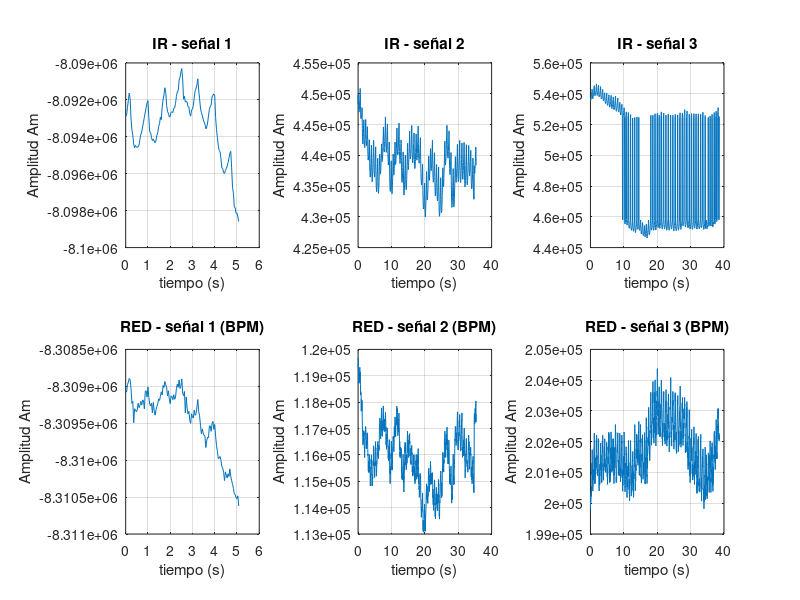
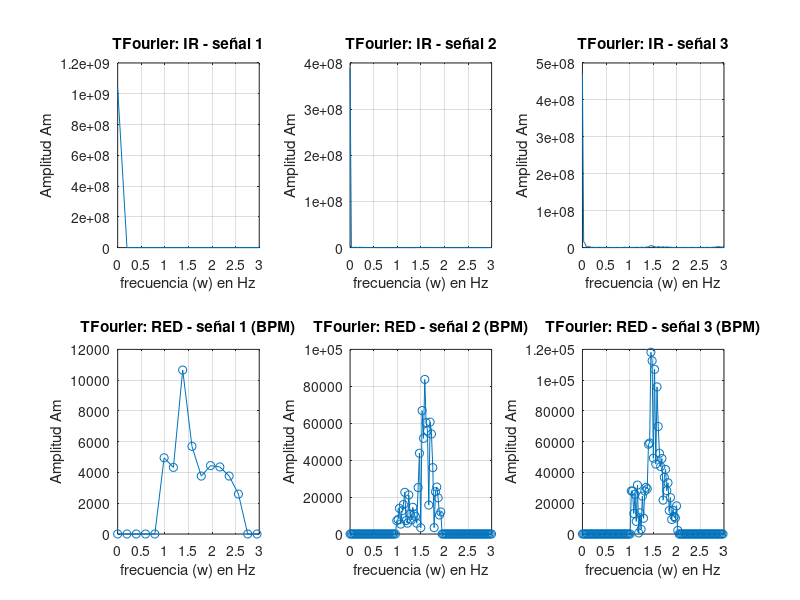

The MATLAB script that drew these images, in order:
%%%%%%%%%%%%%%%% P5 de DSP's: "CÁLCULO DEL RITMO CARDIACO %%%%%%%%%%%%%%%%%
%                  Y DEL NIVEL DE OXÍGENO EN LA SANGRE"                   %
%                                                                         %
%   Realizar el cálculo del ritmo cardiaco y del nivel de saturación del  %
% oxígeno en la sangre, procesando las señales correspondientes en MatLab %
%%%%%%%%%%%%%%%%%%%%%%%%%%%%%%%%%%%%%%%%%%%%%%%%%%%%%%%%%%%%%%%%%%%%%%%%%%%

clear all;
close all;

%%%%%%%%%%%%%%%%%%%%%%%%%%%%%%%%  DEFINES  %%%%%%%%%%%%%%%%%%%%%%%%%%%%%%%%
MORE_POINTS = 1;    % Factor para definir mayor número de puntos en la TF
ZOOM_TF1 = 3;  % Para un acercamiento a la gráfica, esperamos f0 = 1.25Hz
ZOOM_TF2 = 3;  % Para un acercamiento a la gráfica, esperamos f0 = 1.25Hz
ZOOM_TF3 = 3;  % Para un acercamiento a la gráfica, esperamos f0 = 1.25Hz
%%%%%%%%%%%%%%%%%%%%%%%%%%%%%%%%%%%%%%%%%%%%%%%%%%%%%%%%%%%%%%%%%%%%%%%%%%%



%%%%%%%%%%%%% Lectura de los  3 archivos .mat proporcionados %%%%%%%%%%%%%%  
%%%%%%%%%%%%%%    con sus 3 variables: fs,  x_ir  y  x_red  %%%%%%%%%%%%%%%
Struct_oxi1 = load('oxi1.mat');
Struct_oxi2 = load('oxi2.mat');
Struct_oxi3 = load('oxi3.mat');

Fs = Struct_oxi1.fs;
fprintf('Valor de frecuencia de muestreo: ');	disp(Fs);

sizeOxi1 = length(Struct_oxi1.x_ir);      % Es igual a: x_red
sizeOxi2 = length(Struct_oxi2.x_ir);      % Es igual a: x_red
sizeOxi3 = length(Struct_oxi3.x_ir);      % Es igual a: x_red

fprintf('Tamaño del arreglo Oxi1:  ');      disp(sizeOxi1);
fprintf('Tamaño del arreglo Oxi2:  ');      disp(sizeOxi2);
fprintf('Tamaño del arreglo Oxi3:  ');      disp(sizeOxi3);

step = 1/Fs;          % Paso de tiempo de 1/25Hz = 40ms
t1 = 0:step:(step*(sizeOxi1-1)); % Duración de n muestras en segundos: Oxi1
t2 = 0:step:(step*(sizeOxi2-1)); % Duración de n muestras en segundos: Oxi2
t3 = 0:step:(step*(sizeOxi3-1)); % Duración de n muestras en segundos: Oxi3
%%%%%%%%%%%%%%%%%%%%%%%%%%%%%%%%%%%%%%%%%%%%%%%%%%%%%%%%%%%%%%%%%%%%%%%%%%%



%%%%%%%%%%%%%%%%%%%%%%%% TRANSFORMADAS DE FOURIER %%%%%%%%%%%%%%%%%%%%%%%%%
nfft1 = sizeOxi1*MORE_POINTS;   % el numero de puntos de la fft
step1_W = Fs/(nfft1-1);   % frecuencia de muestreo / numero de puntos de TF

% Construccion del vector de frecuencias para usar en plot()
dom1_W  = 0 : step1_W : Fs; % Escala de frecuencia en "Hz"

% Primero se obtiene la magnitud de la transformada de Fourier FFT; de
% manera que el largo de la FFT sea nfft 
X_ir1_w   = abs( fft(Struct_oxi1.x_ir, nfft1) );
X_red1_w  = abs( fft(Struct_oxi1.x_red,nfft1) );
% - - - - - - - - - - - - - - - - - - - - - - - - - - - - - - - - - - - - %
nfft2 = sizeOxi2*MORE_POINTS;   % el numero de puntos de la fft
step2_W = Fs/(nfft2-1);   % frecuencia de muestreo / numero de puntos de TF

% Construccion del vector de frecuencias para usar en plot()
dom2_W  = 0 : step2_W : Fs; % Escala de frecuencia en "Hz"

% Primero se obtiene la magnitud de la transformada de Fourier FFT; de
% manera que el largo de la FFT sea nfft 
X_ir2_w   = abs( fft(Struct_oxi2.x_ir, nfft2) );
X_red2_w  = abs( fft(Struct_oxi2.x_red,nfft2) );
% - - - - - - - - - - - - - - - - - - - - - - - - - - - - - - - - - - - - %
nfft3 = sizeOxi3*MORE_POINTS;   % el numero de puntos de la fft
step3_W = Fs/(nfft3-1);   % frecuencia de muestreo / numero de puntos de TF

% Construccion del vector de frecuencias para usar en plot()
dom3_W  = 0 : step3_W : Fs; % Escala de frecuencia en "Hz"

% Primero se obtiene la magnitud de la transformada de Fourier FFT; de
% manera que el largo de la FFT sea nfft 
X_ir3_w   = abs( fft(Struct_oxi3.x_ir, nfft3) );
X_red3_w  = abs( fft(Struct_oxi3.x_red,nfft3) );
%%%%%%%%%%%%%%%%%%%%%%%%%%%%%%%%%%%%%%%%%%%%%%%%%%%%%%%%%%%%%%%%%%%%%%%%%%%



%%%%%%%%%%%%%%%%% BÚSQUEDA DEL RITMO CARDIACO EN BPM y BPS %%%%%%%%%%%%%%%%
fprintf('Valores TF red1: 1 - 10');
X_red1_w(1:10)
fprintf(' - Eliminamos los primeros  5 componentes de TF \n');
X_red1_w(1:5) = 0;
fprintf('Valores TF red1: 1 - 10');
X_red1_w(1:10)
fprintf(' - Eliminamos los ultimos componentes: "Pasabanda Manual" \n\n');
X_red1_w(15:nfft1) = 0;

fprintf('Valores TF red2: 1 - 10 \n ');
X_red2_w(1:10);
fprintf(' - Eliminamos los primeros 35 componentes de TF \n');
X_red2_w(1:35) = 0;
fprintf('Valores TF red2: 1 - 10 \n ');
X_red2_w(1:10);
fprintf(' - Eliminamos los ultimos componentes: "Pasabanda Manual" \n\n');
X_red2_w(70:nfft2) = 0;

fprintf('Valores TF red3: 1 - 10 \n ');
X_red3_w(1:10);
fprintf(' - Eliminamos los primeros 40 componentes de TF \n');
X_red3_w(1:40) = 0;
fprintf('Valores TF red3: 1 - 10 \n ');
X_red3_w(1:10);
fprintf(' - Eliminamos los ultimos componentes: "Pasabanda Manual" \n\n');
X_red3_w(80:nfft3) = 0;

PICO_red1 = max(X_red1_w);
PICO_red2 = max(X_red2_w);
PICO_red3 = max(X_red3_w);

BPS_red1 = 0;
BPS_red2 = 0;
BPS_red3 = 0;

% Busqueda en la TF de la frecuencia a la que pertenezca cada Pico_red"n"
disp('Waiting please MatLab is processing: Búsqueda de f(Hz)-> Pico_red1');
for n=1 : 1 : nfft1
    if(X_red1_w(n) == PICO_red1)
        % Encontramos la f(Hz) a la que pertenece el Pico_1
        BPS_red1 = dom1_W(n);
    end
end

% Busqueda en la TF de la frecuencia a la que pertenezca cada Pico_red"n"
disp('Waiting please MatLab is processing: Búsqueda de f(Hz)-> Pico_red2');
for n=1 : 1 : nfft2
    if(X_red2_w(n) == PICO_red2)
        % Encontramos la f(Hz) a la que pertenece el Pico_2
        BPS_red2 = dom2_W(n);
    end
end

% Busqueda en la TF de la frecuencia a la que pertenezca cada Pico_red"n"
disp('Waiting please MatLab is processing: Búsqueda de f(Hz)-> Pico_red3');
for n=1 : 1 : nfft3
    if(X_red3_w(n) == PICO_red3)
        % Encontramos la f(Hz) a la que pertenece el Pico_3
        BPS_red3 = dom3_W(n);
    end
end
%%%%%%%%%%%%%%%%%%%%%%%%%%%%%%%%%%%%%%%%%%%%%%%%%%%%%%%%%%%%%%%%%%%%%%%%%%%



%%%%%%%%%%%%%%%%%%%%%%% IMPRESIÓN DE RITMO CARDIACO %%%%%%%%%%%%%%%%%%%%%%%
BPM_red1 = BPS_red1*60;
BPM_red2 = BPS_red2*60;
BPM_red3 = BPS_red3*60;

disp(' + Resultados para el cálculo del Ritmo Cardiaco (Latidos/tiempo):');
fprintf('Signal 1 -> BPSec = %.2fHz - BPMin = %.2f \n',BPS_red1, BPM_red1);
fprintf('Signal 2 -> BPSec = %.2fHz - BPMin = %.2f \n',BPS_red2, BPM_red2);
fprintf('Signal 3 -> BPSec = %.2fHz - BPMin = %.2f \n',BPS_red3, BPM_red3);
%%%%%%%%%%%%%%%%%%%%%%%%%%%%%%%%%%%%%%%%%%%%%%%%%%%%%%%%%%%%%%%%%%%%%%%%%%%



%%%%%%%%%%%%%%%%%%%%%%%%%%%%%%%%%%%%%%%%%%%%%%%%%%%%%%%%%%%%%%%%%%%%%%%%%%%
% Se GRAFICA las salidas de cada uno de los 3 archivos originales
figure(1);  % Grafica de la señal orginal de cada archivo
subplot(2, 3, 1) % Varias Graficas (2 filas, 3 columnas, 1ra posición)
plot(t1,Struct_oxi1.x_ir)  % Señal original: Oxi1
title('IR - señal 1') % Titulo del gráfico
xlabel('tiempo (s)') % Nombre del eje X
ylabel('Amplitud Am')% Nombre del eje Y
grid on % Cuadrícula Activada

subplot(2, 3, 4) % Varias Graficas (2 filas, 3 columnas, 4ta posición)
plot(t1,Struct_oxi1.x_red)  % Señal original: Oxi1
title('RED - señal 1 (BPM)') % Titulo del gráfico
xlabel('tiempo (s)') % Nombre del eje X
ylabel('Amplitud Am')% Nombre del eje Y
grid on % Cuadrícula Activada

subplot(2, 3, 2) % Varias Graficas (2 filas, 3 columnas, 2da posición)
plot(t2,Struct_oxi2.x_ir)  % Señal original: Oxi2
title('IR - señal 2') % Titulo del gráfico
xlabel('tiempo (s)') % Nombre del eje X
ylabel('Amplitud Am')% Nombre del eje Y
grid on % Cuadrícula Activada

subplot(2, 3, 5) % Varias Graficas (2 filas, 3 columnas, 5ta posición)
plot(t2,Struct_oxi2.x_red)  % Señal original: Oxi2
title('RED - señal 2 (BPM)') % Titulo del gráfico
xlabel('tiempo (s)') % Nombre del eje X
ylabel('Amplitud Am')% Nombre del eje Y
grid on % Cuadrícula Activada

subplot(2, 3, 3) % Varias Graficas (2 filas, 3 columnas, 3ra posición)
plot(t3,Struct_oxi3.x_ir)  % Señal original: Oxi3
title('IR - señal 3') % Titulo del gráfico
xlabel('tiempo (s)') % Nombre del eje X
ylabel('Amplitud Am')% Nombre del eje Y
grid on % Cuadrícula Activada

subplot(2, 3, 6) % Varias Graficas (2 filas, 3 columnas, 6ta posición)
plot(t3,Struct_oxi3.x_red)  % Señal original: Oxi3
title('RED - señal 3 (BPM)') % Titulo del gráfico
xlabel('tiempo (s)') % Nombre del eje X
ylabel('Amplitud Am')% Nombre del eje Y
grid on % Cuadrícula Activada
% - - - - - - - - - - - - - - - - - - - - - - - - - - - - - - - - - - - - %
% Se GRAFICA las TF para cada uno de los 3 archivos originales
figure(2);  % TF de cada señal de cada archivo
subplot(2, 3, 1) % Varias Graficas (2 filas, 3 columnas, 1ra posición)
plot(dom1_W,X_ir1_w)  % Señal original: Oxi1
xlim([0 ZOOM_TF1])  % Hacer un zoom al espectro, ver los armonicos y la f0
title('TFourier: IR - señal 1') % Titulo del gráfico
xlabel('frecuencia (w) en Hz') % Nombre del eje X
ylabel('Amplitud Am')          % Nombre del eje Y
grid on % Cuadrícula Activada

subplot(2, 3, 4) % Varias Graficas (2 filas, 3 columnas, 4ta posición)
plot(dom1_W,X_red1_w, '-o')  % Señal original: Oxi1
xlim([0 ZOOM_TF1])  % Hacer un zoom al espectro, ver los armonicos y la f0
title('TFourier: RED - señal 1 (BPM)') % Titulo del gráfico
xlabel('frecuencia (w) en Hz') % Nombre del eje X
ylabel('Amplitud Am')          % Nombre del eje Y
grid on % Cuadrícula Activada

subplot(2, 3, 2) % Varias Graficas (2 filas, 3 columnas, 2da posición)
plot(dom2_W,X_ir2_w)  % Señal original: Oxi2
xlim([0 ZOOM_TF2])  % Hacer un zoom al espectro, ver los armonicos y la f0
title('TFourier: IR - señal 2') % Titulo del gráfico
xlabel('frecuencia (w) en Hz') % Nombre del eje X
ylabel('Amplitud Am')          % Nombre del eje Y
grid on % Cuadrícula Activada

subplot(2, 3, 5) % Varias Graficas (2 filas, 3 columnas, 5ta posición)
plot(dom2_W,X_red2_w, '-o')  % Señal original: Oxi2
xlim([0 ZOOM_TF2])  % Hacer un zoom al espectro, ver los armonicos y la f0
title('TFourier: RED - señal 2 (BPM)') % Titulo del gráfico
xlabel('frecuencia (w) en Hz') % Nombre del eje X
ylabel('Amplitud Am')          % Nombre del eje Y
grid on % Cuadrícula Activada

subplot(2, 3, 3) % Varias Graficas (2 filas, 3 columnas, 3ra posición)
plot(dom3_W,X_ir3_w)  % Señal original: Oxi3
xlim([0 ZOOM_TF3])  % Hacer un zoom al espectro, ver los armonicos y la f0
title('TFourier: IR - señal 3') % Titulo del gráfico
xlabel('frecuencia (w) en Hz') % Nombre del eje X
ylabel('Amplitud Am')          % Nombre del eje Y
grid on % Cuadrícula Activada

subplot(2, 3, 6) % Varias Graficas (2 filas, 3 columnas, 6ta posición)
plot(dom3_W,X_red3_w, '-o')  % Señal original: Oxi3
xlim([0 ZOOM_TF3])  % Hacer un zoom al espectro, ver los armonicos y la f0
title('TFourier: RED - señal 3 (BPM)') % Titulo del gráfico
xlabel('frecuencia (w) en Hz') % Nombre del eje X
ylabel('Amplitud Am')          % Nombre del eje Y
grid on % Cuadrícula Activada
%%%%%%%%%%%%%%%%%%%%%%%%%%%%%%%%%%%%%%%%%%%%%%%%%%%%%%%%%%%%%%%%%%%%%%%%%%%
